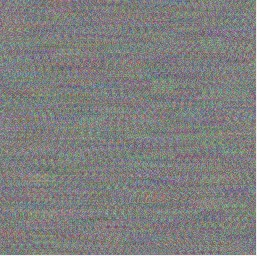
%> input picture stego_encrypted_image.jpg, 257 x 256 px
$ octave collecting_3lsb_main.m   (GNU Octave 9; MATLAB toolbox functions it lacks are replaced by stand-ins)
%> lines starting %> are read from the running program, lines starting %| are printed output that depends on the picture
### collecting_3lsb.m
function lsbs = collecting_3lsb(imagePath)
%> called with imagePath = 'stego_encrypted_image.jpg'
    % Read the image
    inputImage = imread(imagePath);
%> inputImage is the input picture: size 256x257x3 uint8; mean R, G, B 126.9, 127.2, 126.8

    % Convert the image to grayscale if it's not already
    if size(inputImage, 3) == 3
        inputImage = rgb2gray(inputImage);
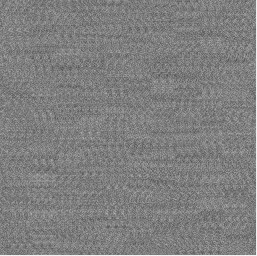
%> inputImage: size 256x257 uint8; min 76, max 251, mean 127.1
    end

    % Get image dimensions
    [rows, cols] = size(inputImage);
%> rows = 256; cols = 257

    % Initialize an array to store the LSBs
    lsbs = zeros(rows, cols, 'uint8');

    % Extract the last 3 LSBs from each pixel
    for i = 1:rows
        for j = 1:cols
            pixel = inputImage(i, j);
            lsbs(i, j) = bitand(pixel, 7); % Extract last 3 LSBs (bitwise AND with 7)
        end
    end
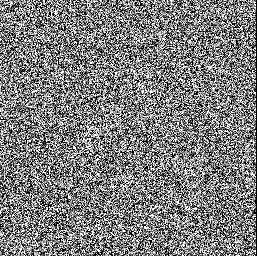
%> lsbs: size 256x257 uint8; min 0, max 7, mean 3.48; drawn with min black and max white

    % Reshape the array to a 1D array
    lsbs = reshape(lsbs, [1, numel(lsbs)]);
end

### collecting_3lsb_main.m
% Call extractLSBs function with image path
imagePath = 'stego_encrypted_image.jpg';
lsbs = collecting_3lsb(imagePath);
disp(lsbs);
